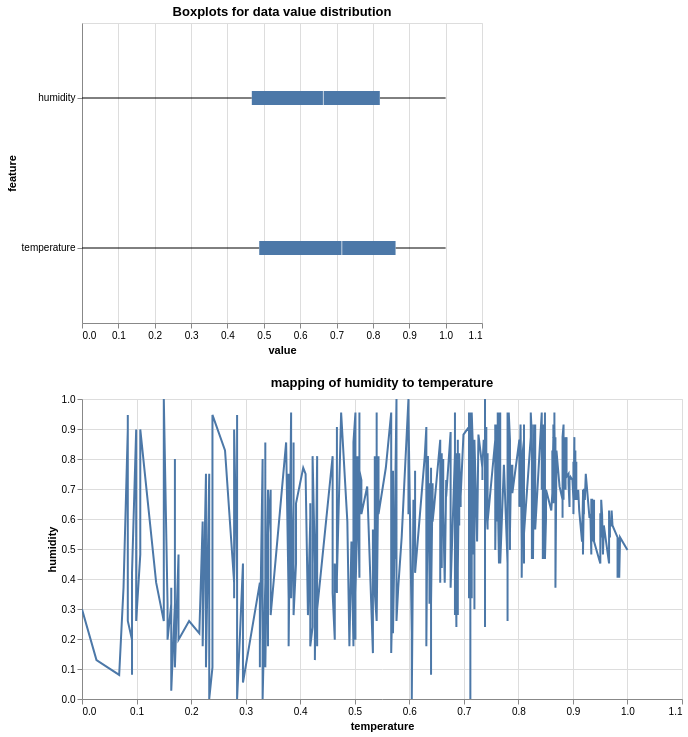

Notebook cell for this chart:
### Code cell
# EDA
#for testing purposes i am using one country first

scaler=MinMaxScaler()
bxDf=pd.DataFrame(scaler.fit_transform(fnDf),columns=columns)
long=bxDf.melt(var_name="feature",value_name="value")
afSkewPlot=alt.Chart(long).mark_boxplot(extent="min-max").encode(
    alt.Y("feature:N").scale(zero=False),
    alt.X("value:Q").scale(zero=False),
    alt.Color("Origin:N").legend(None),
).properties(
    width=400,
    height=300,
    title="Boxplots for data value distribution"
).resolve_scale(  
    y='shared' 
)


linePlot=alt.Chart(bxDf).mark_line().encode(
    x='temperature',
    y='humidity'
).properties(
    width=600,
    title="mapping of humidity to temperature"
).interactive()

fPlots=afSkewPlot&linePlot
fPlots

### Figure 1 — Vega-Lite specification as saved in the notebook (floating-point values rounded to 4 significant figures; data arrays with more than 128 entries replaced by an {"elided": "..."} marker saying what was removed)
{"config": {"view": {"continuousWidth": 300, "continuousHeight": 300}}, "vconcat": [{"data": {"name": "data-b4d3b13d98035e97334622f51d3e0fbf"}, "mark": {"type": "boxplot", "extent": "min-max"}, "encoding": {"color": {"field": "Origin", "legend": null, "type": "nominal"}, "x": {"field": "value", "scale": {"zero": false}, "type": "quantitative"}, "y": {"field": "feature", "scale": {"zero": false}, "type": "nominal"}}, "height": 300, "resolve": {"scale": {"y": "shared"}}, "title": "Boxplots for data value distribution", "width": 400}, {"data": {"name": "data-8138ec50c410a72dda3efe7587453dcf"}, "mark": {"type": "line"}, "encoding": {"x": {"field": "temperature", "type": "quantitative"}, "y": {"field": "humidity", "type": "quantitative"}}, "name": "view_025516920cb01617_1", "title": "mapping of humidity to temperature", "width": 600}], "params": [{"name": "param_1e9efca18e7a2868", "select": {"type": "interval", "encodings": ["x", "y"]}, "bind": "scales", "views": ["view_025516920cb01617_1"]}], "$schema": "https://vega.github.io/schema/vega-lite/v6.1.0.json", "datasets": {"data-b4d3b13d98035e97334622f51d3e0fbf": {"elided": "1116 records"}, "data-8138ec50c410a72dda3efe7587453dcf": {"elided": "558 records"}}}
